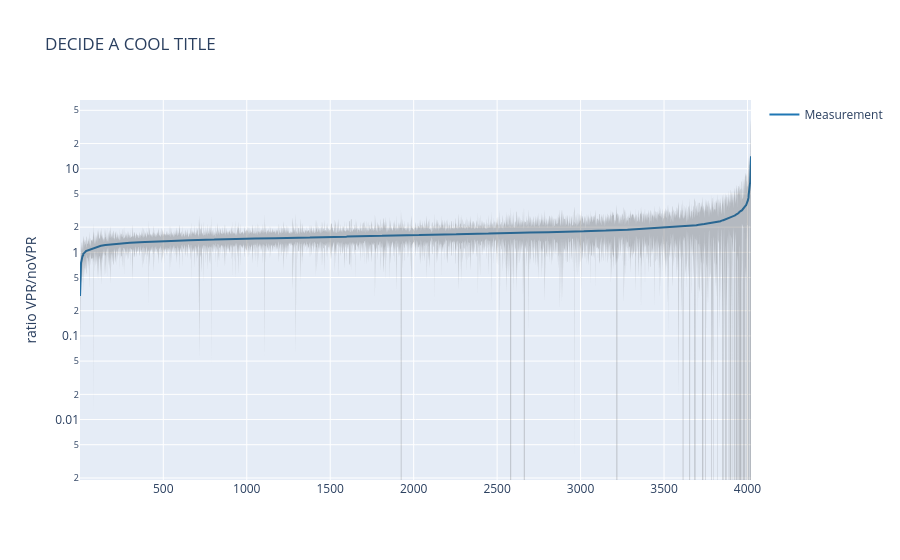

Source (notebook cell):
### Code cell
fig = go.Figure([
    go.Scatter(
        name='Measurement',
        x=df['ranking_mean_of_ratio'],
        y=df['mean_of_ratio'],
        mode='lines',
        line=dict(color='rgb(31, 119, 180)')
    ),
    go.Scatter(
        name='Upper Bound',
        x=df['ranking_mean_of_ratio'],
        y=df['mean_of_ratio']+df['std_of_ratio'],
        mode='lines',
        marker=dict(color="#444"),
        line=dict(width=0),
        showlegend=False
    ),
    go.Scatter(
        name='Lower Bound',
        x=df['ranking_mean_of_ratio'],
        y=df['mean_of_ratio']-df['std_of_ratio'],
        marker=dict(color="#444"),
        line=dict(width=0),
        mode='lines',
        fillcolor='rgba(68, 68, 68, 0.3)',
        fill='tonexty',
        showlegend=False
    )
])
fig.update_layout(
    yaxis_title='ratio VPR/noVPR',
    title='DECIDE A COOL TITLE',
    hovermode="x"
)
fig.update_yaxes(type="log")
fig.write_html("./ranking_with_std_dev_of_ratios_log.html")
fig.show()

### Figure 1 — Plotly figure (JSON) as saved in the notebook; plotly's stock layout.template omitted (floating-point values rounded to 4 significant figures; data arrays with more than 128 entries replaced by an {"elided": "..."} marker saying what was removed)
{"data": [{"line": {"color": "rgb(31, 119, 180)"}, "mode": "lines", "name": "Measurement", "type": "scatter", "x": {"elided": "4021 int values"}, "y": {"elided": "4021 float values"}}, {"line": {"width": 0}, "marker": {"color": "#444"}, "mode": "lines", "name": "Upper Bound", "showlegend": false, "type": "scatter", "x": {"elided": "4021 int values"}, "y": {"elided": "4021 float values"}}, {"fill": "tonexty", "fillcolor": "rgba(68, 68, 68, 0.3)", "line": {"width": 0}, "marker": {"color": "#444"}, "mode": "lines", "name": "Lower Bound", "showlegend": false, "type": "scatter", "x": {"elided": "4021 int values"}, "y": {"elided": "4021 float values"}}], "layout": {"autosize": true, "hovermode": "x", "title": {"text": "DECIDE A COOL TITLE"}, "xaxis": {"autorange": true, "range": [1, 4021], "type": "linear"}, "yaxis": {"autorange": true, "range": [-2.723, 1.822], "title": {"text": "ratio VPR/noVPR"}, "type": "log"}}}
